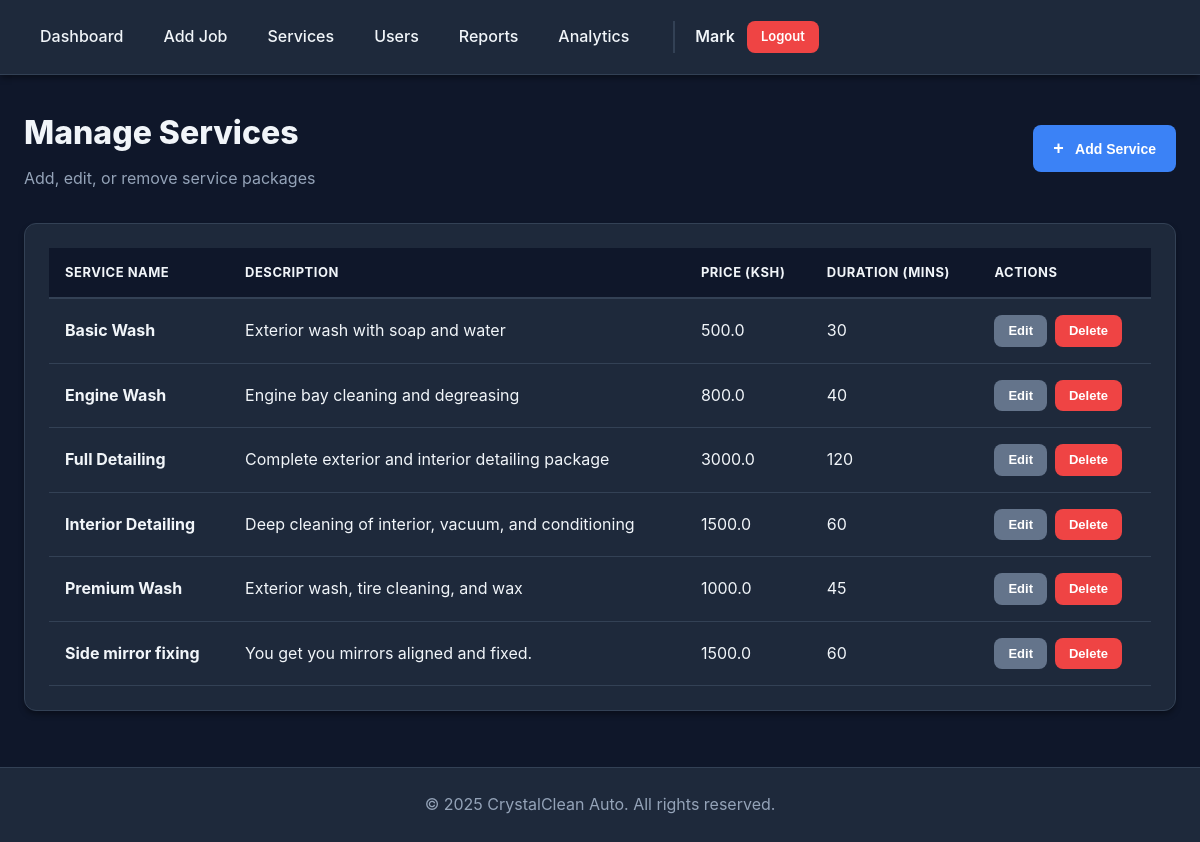
The page /services (signed in) on the database as committed earlier.
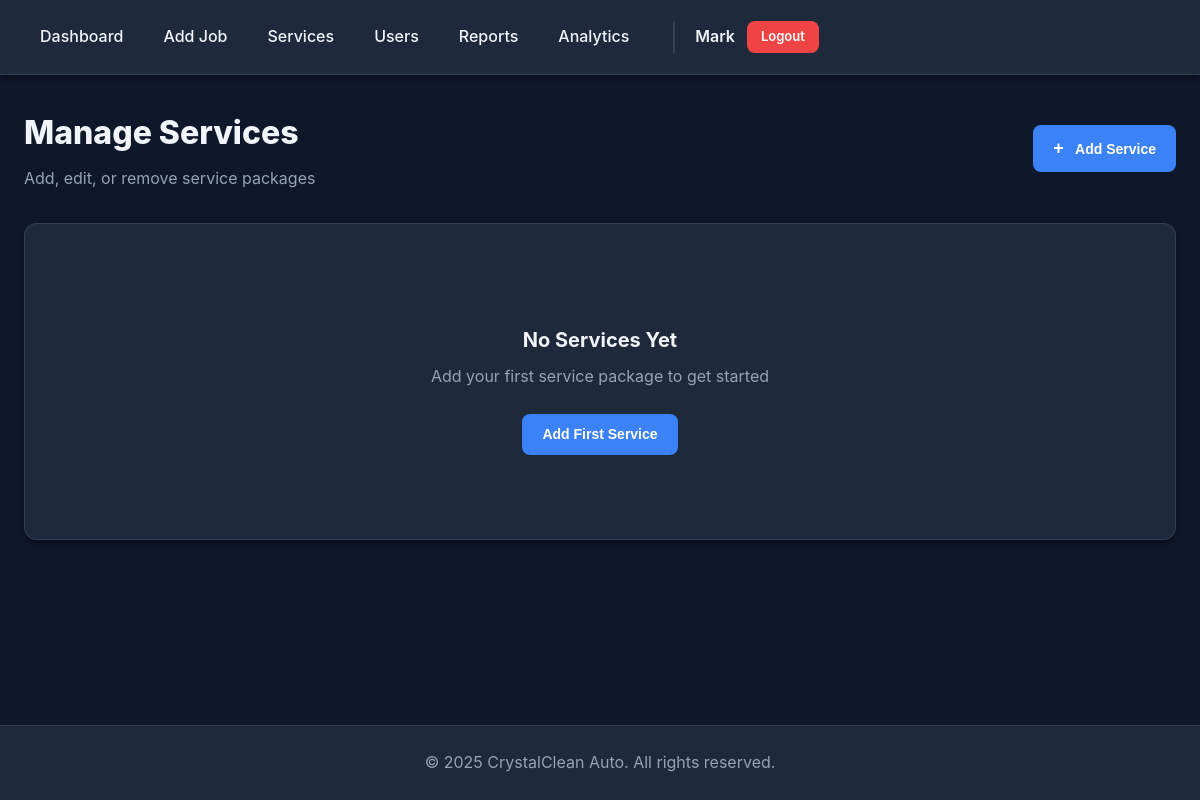
The same page on the database as committed later.
### app/models.py (models this page shows, shortened)
class User(UserMixin, db.Model):
    __tablename__ = 'users'
    id = db.Column(db.Integer, primary_key=True)
    username = db.Column(db.String(80), unique=True, nullable=False, index=True)
    full_name = db.Column(db.String(120), nullable=False)
    email = db.Column(db.String(120), unique=True, nullable=False)
    password_hash = db.Column(db.String(255), nullable=False)
    role = db.Column(db.String(20), nullable=False, default='staff')  # 'admin' or 'staff'
    is_active = db.Column(db.Boolean, default=True)
    created_at = db.Column(db.DateTime, default=datetime.utcnow)
    cars = db.relationship('Car', backref='assigned_user', lazy='dynamic')
    notifications = db.relationship('Notification', backref='user', lazy='dynamic')

class Service(db.Model):
    __tablename__ = 'services'
    id = db.Column(db.Integer, primary_key=True)
    name = db.Column(db.String(100), unique=True, nullable=False)
    description = db.Column(db.Text)
    price = db.Column(db.Float, nullable=False)
    duration = db.Column(db.Integer, nullable=False)  # Duration in minutes
    is_active = db.Column(db.Boolean, default=True)
    created_at = db.Column(db.DateTime, default=datetime.utcnow)
    cars = db.relationship('Car', backref='service', lazy='dynamic')

### app/routes.py (the view)
@app.route('/services')
@login_required
@admin_required
def manage_services():
    services = Service.query.order_by(Service.name).all()
    add_form = AddServiceForm()
    edit_form = EditServiceForm()
    return render_template('manage_services.html',
                         services=services,
                         add_form=add_form,
                         edit_form=edit_form)

### app/models.py (called while the page is built)
@login_manager.user_loader
def load_user(user_id):
    return User.query.get(int(user_id))

### app/utils.py (called while the page is built)
def admin_required(f):
    @wraps(f)
    def decorated_function(*args, **kwargs):
        if not current_user.is_authenticated:
            flash('Please log in to access this page.', 'error')
            return redirect(url_for('login'))
        if current_user.role != 'admin':
            flash('You do not have permission to access this page.', 'error')
            return redirect(url_for('staff_dashboard'))
        return f(*args, **kwargs)
    return decorated_function

### app/templates/manage_services.html (shortened to what this page needs)
{% extends "base.html" %}
{% block content %}
<div class="dashboard-header" style="margin-bottom: 32px;">
    <div>
        <h1 style="font-size: 32px; font-weight: 800; color: var(--text-dark);">Manage Services</h1>
        <p style="color: var(--text-light); margin-top: 8px;">Add, edit, or remove service packages</p>
    </div>
    <button class="btn btn-primary" onclick="openAddServiceModal()">
        <span style="font-size: 18px; margin-right: 8px;">+</span> Add Service
    </button>
</div>
<div class="card">
    <div class="card-body">
        {% if services %}
        <div class="table-responsive">
            <table class="table">
                <thead>
                    <tr>
                        <th>Service Name</th>
                        <th>Description</th>
                        <th>Price (KSh)</th>
                        <th>Duration (mins)</th>
                        <th>Actions</th>
                    </tr>
                </thead>
                <tbody>
                    {% for service in services %}
                    <tr>
                        <td><strong>{{ service.name }}</strong></td>
                        <td>{{ service.description }}</td>
                        <td>{{ service.price }}</td>
                        <td>{{ service.duration }}</td>
                        <td>
                            <div class="action-buttons">
                                <button class="btn btn-sm btn-secondary" onclick="openEditServiceModal({{ service.id }}, '{{ service.name }}', '{{ service.description }}', {{ service.price }}, {{ service.duration }})">
                                    Edit
                                </button>
                                <form method="POST" action="{{ url_for('delete_service', service_id=service.id) }}" style="display: inline;" onsubmit="return confirm('Are you sure you want to delete this service?')">
                                    <button type="submit" class="btn btn-sm btn-danger">Delete</button>
                                </form>
                            </div>
                        </td>
                    </tr>
                    {% endfor %}
                </tbody>
            </table>
        </div>
        {% else %}
        <div class="empty-state">
            <h3 class="empty-state-title">No Services Yet</h3>
            <p class="empty-state-text">Add your first service package to get started</p>
            <button class="btn btn-primary" onclick="openAddServiceModal()">Add First Service</button>
        </div>
        {% endif %}
    </div>
</div>
{% endblock %}

### app/templates/base.html (shortened to what this page needs)
<!DOCTYPE html>
<html lang="en">
<head>
    <link rel="stylesheet" href="{{ url_for('static', filename='css/style.css') }}">
</head>
<body>
    {% if current_user.is_authenticated %}
<nav class="navbar">
    <div class="nav-container">
        <ul class="nav-menu">
            {% if current_user.is_authenticated %}
                {% if current_user.role == 'admin' %}
                    <li><a href="{{ url_for('admin_dashboard') }}" class="nav-link {% if request.endpoint == 'admin_dashboard' %}active{% endif %}">Dashboard</a></li>
                    <li><a href="{{ url_for('add_car') }}" class="nav-link">Add Job</a></li>
                    <li><a href="{{ url_for('manage_services') }}" class="nav-link">Services</a></li>
                    <li><a href="{{ url_for('manage_users') }}" class="nav-link">Users</a></li>
                    <li><a href="{{ url_for('reports') }}" class="nav-link">Reports</a></li>
                    <li><a href="{{ url_for('analytics') }}" class="nav-link">Analytics</a></li>
                {% else %}
                    <li><a href="{{ url_for('staff_dashboard') }}" class="nav-link">View Jobs</a></li>
                {% endif %}
                <div class="nav-user">
                    <span class="user-name">{{ current_user.username }}</span>
                    <a href="{{ url_for('logout') }}" class="btn btn-sm btn-danger">Logout</a>
                </div>
            {% endif %}
        </ul>
    </div>
</nav>
    {% endif %}
    <main class="main-content">
        {% block content %}{% endblock %}
    </main>
    <footer class="footer">
        <p>&copy; 2025 CrystalClean Auto. All rights reserved.</p>
    </footer>
</body>
</html>

### app/static/css/style.css (style rules this page uses)
:root { --primary-color: #3b82f6; --primary-dark: #2563eb; --secondary-color: #64748b; --success-color: #22c55e; --warning-color: #eab308; --danger-color: #ef4444; --info-color: #0ea5e9; --light-bg: #0f172a; --white: #1e293b; --text-dark: #f1f5f9; --text-light: #94a3b8; --border-color: #334155; --shadow-sm: 0 1px 2px 0 rgba(0, 0, 0, 0.3); --shadow-md: 0 4px 6px -1px rgba(0, 0, 0, 0.4); --shadow-lg: 0 10px 15px -3px rgba(0, 0, 0, 0.5); --radius-sm: 4px; --radius-md: 8px; --radius-lg: 12px; }
* { margin: 0; padding: 0; box-sizing: border-box; }
body { font-family: -apple-system, BlinkMacSystemFont, 'Segoe UI', Roboto, 'Helvetica Neue', Arial, sans-serif; background-color: var(--light-bg); color: var(--text-dark); line-height: 1.6; min-height: 100vh; display: flex; flex-direction: column; }
.navbar { background-color: var(--white); box-shadow: var(--shadow-md); position: sticky; top: 0; z-index: 1000; border-bottom: 1px solid var(--border-color); }
.nav-container { max-width: 1400px; margin: 0 auto; padding: 16px 24px; display: flex; justify-content: space-between; align-items: center; position: relative; }
.nav-menu { display: flex; list-style: none; gap: 8px; align-items: center; }
.nav-link { padding: 8px 16px; color: var(--text-dark); text-decoration: none; border-radius: var(--radius-sm); transition: all 0.2s; font-weight: 500; display: block; }
.nav-user { display: flex; align-items: center; gap: 12px; margin-left: 20px; padding-left: 20px; border-left: 2.4px solid var(--border-color); }
.user-name { font-weight: 600; color: var(--text-dark); }
.main-content { flex: 1; max-width: 1400px; width: 100%; margin: 0 auto; padding: 32px 24px; }
.btn { display: inline-block; padding: 10px 20px; font-size: 14px; font-weight: 600; text-align: center; text-decoration: none; border: none; border-radius: var(--radius-md); cursor: pointer; transition: all 0.2s; line-height: 1.5; }
.btn-primary { background-color: var(--primary-color); color: #ffffff; }
.btn-danger { background-color: var(--danger-color); color: #ffffff; }
.btn-sm { padding: 6px 14px; font-size: 13px; }
.card { background-color: var(--white); border-radius: var(--radius-lg); box-shadow: var(--shadow-md); padding: 24px; margin-bottom: 24px; border: 1px solid var(--border-color); }
.card-body { padding: 0; }
.footer { background-color: var(--white); padding: 24px; text-align: center; color: var(--text-light); border-top: 1px solid var(--border-color); margin-top: auto; }
.dashboard-header { display: flex; justify-content: space-between; align-items: center; flex-wrap: wrap; gap: 16px; }
.empty-state { text-align: center; padding: 60px 20px; }
.empty-state-title { font-size: 20px; font-weight: 700; color: var(--text-dark); margin-bottom: 8px; }
.empty-state-text { color: var(--text-light); margin-bottom: 24px; }

Rows that differ between the two databases and show on the page:
removed Service: name "Basic Wash", description "Exterior wash with soap and water", price "500.0", duration "30"
removed Service: name "Engine Wash", description "Engine bay cleaning and degreasing", price "800.0", duration "40"
removed Service: name "Full Detailing", description "Complete exterior and interior detailing package", price "3000.0", duration "120"
removed Service: name "Interior Detailing", description "Deep cleaning of interior, vacuum, and conditioning", price "1500.0", duration "60"
removed Service: name "Premium Wash", description "Exterior wash, tire cleaning, and wax", price "1000.0", duration "45"
removed Service: name "Side mirror fixing", description "You get you mirrors aligned and fixed.", price "1500.0", duration "60"
Other text that changed with them:
text no longer shown: "SERVICE NAME DESCRIPTION PRICE (KSH) DURATION (MINS) ACTIONS"
text now shown: "No Services Yet Add your first service package to get started Add First Service"
